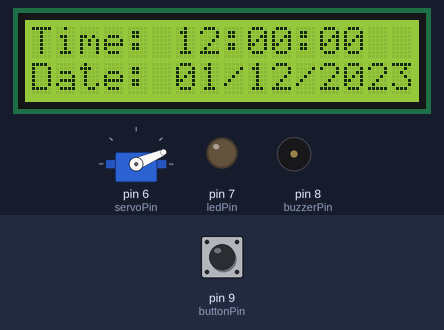
Recording of a sketch running on a simulated Arduino Uno, built with avr-gcc and run on an emulated ATmega328P. On the bench: servo, 16×2 character LCD, output pins drawn as LEDs (lit = HIGH), buzzer (waves = sounding, pin HIGH). Wiring (inferred from the names in the program): DS3231 clock at I2C address 0x68. The inputs (shaded band) are chosen by the test bench; at power-on: pin 9 (buttonPin) HIGH. The local clock reads 2024-03-15 10:24:30 at power-on unless the sketch sets it; what the sketch prints to the serial monitor is not drawn.

Above: at 1.2 s.
1.3 s: pin 9 (buttonPin) pulled LOW for 3.2 s
At 3.1 s:
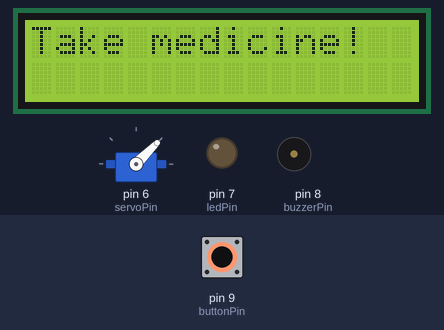
At 4.4 s:
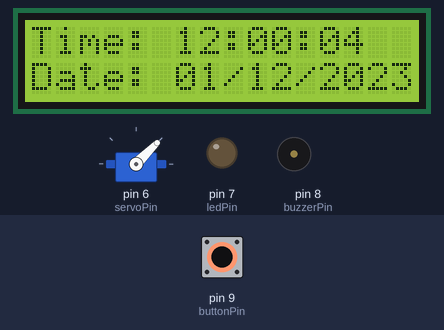
Timing chart, 0 to 5.9 s (numbered marks = the images above; inputs shaded):
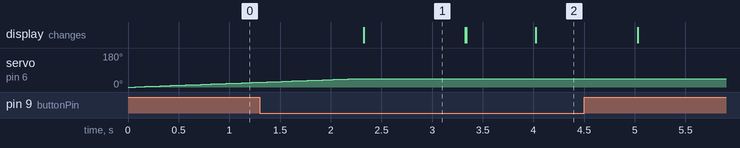

The sketch:

med_dis_copy_11223344.uno.ino
```cpp
#include <Servo.h>
#include <LiquidCrystal.h>
#include <Wire.h>

#define DS3231_I2C_ADDRESS 0x68

// Servo and LCD setup
Servo servo;  // create servo object
const int servoPin = 6;
const int buttonPin = 9;
const int ledPin = 7;
const int buzzerPin = 8;
int angle = 0;
int angleIncrement = 45;  // default 45 degrees for 4 compartments
int newAngle;
int buttonState;
int movementDelay = 50;

const int rs = 12, en = 11, d4 = 5, d5 = 4, d6 = 3, d7 = 2;
LiquidCrystal lcd(rs, en, d4, d5, d6, d7);

// Function prototypes
void setDS3231time(byte, byte, byte, byte, byte, byte, byte);
void readDS3231time(byte *, byte *, byte *, byte *, byte *, byte *, byte *);
void alertUser();
void updateLCD();
byte decToBcd(byte);
byte bcdToDec(byte);

// Time variables
byte second, minute, hour, dayOfWeek, dayOfMonth, month, year;

void setup() {
  Wire.begin();
  Serial.begin(9600);

  // Set initial time here: DS3231 seconds, minutes, hours, day, date, month, year
  setDS3231time(0, 0, 12, 2, 1, 12, 23);  // Adjust this for your initial time

  pinMode(buttonPin, INPUT_PULLUP);
  pinMode(ledPin, OUTPUT);
  pinMode(buzzerPin, OUTPUT);
  digitalWrite(ledPin, LOW);
  digitalWrite(buzzerPin, LOW);

  servo.attach(servoPin);
  servo.write(angle);  // Initialize servo position
  lcd.begin(16, 2);
}

void loop() {
  // Update time variables
  readDS3231time(&second, &minute, &hour, &dayOfWeek, &dayOfMonth, &month, &year);
  updateLCD();

  // Debugging
  Serial.print("Current Time: ");
  Serial.print(hour);
  Serial.print(":");
  Serial.print(minute);
  Serial.print(":");
  Serial.println(second);

  // Rotate servo at specific times
  if (second == 0) {  // Trigger once per minute
    newAngle = angle + angleIncrement;
    if (newAngle <= 180) {
      while (angle < newAngle) {
        angle++;
        servo.write(angle);
        delay(movementDelay);
      }
      alertUser();  // Alert the user
    } else {
      while (angle > 0) {
        angle--;
        servo.write(angle);
        delay(movementDelay);
      }
    }
  }
}

// Utility to set DS3231 time
void setDS3231time(byte second, byte minute, byte hour, byte dayOfWeek, byte dayOfMonth, byte month, byte year) {
  Wire.beginTransmission(DS3231_I2C_ADDRESS);
  Wire.write(0);  // Point to timekeeping register
  Wire.write(decToBcd(second));
  Wire.write(decToBcd(minute));
  Wire.write(decToBcd(hour));
  Wire.write(decToBcd(dayOfWeek));
  Wire.write(decToBcd(dayOfMonth));
  Wire.write(decToBcd(month));
  Wire.write(decToBcd(year));
  Wire.endTransmission();
}

// Utility to read DS3231 time
void readDS3231time(byte *second, byte *minute, byte *hour, byte *dayOfWeek, byte *dayOfMonth, byte *month, byte *year) {
  Wire.beginTransmission(DS3231_I2C_ADDRESS);
  Wire.write(0);  // Start at register 0
  Wire.endTransmission();
  Wire.requestFrom(DS3231_I2C_ADDRESS, 7);

  *second = bcdToDec(Wire.read() & 0x7F);
  *minute = bcdToDec(Wire.read());
  *hour = bcdToDec(Wire.read() & 0x3F);
  *dayOfWeek = bcdToDec(Wire.read());
  *dayOfMonth = bcdToDec(Wire.read());
  *month = bcdToDec(Wire.read());
  *year = bcdToDec(Wire.read());
}

// Alert the user and wait for button press
void alertUser() {
  lcd.clear();
  lcd.setCursor(0, 0);
  lcd.print("Take medicine!");
  digitalWrite(ledPin, HIGH);
  digitalWrite(buzzerPin, HIGH);

  // Wait for the button to be pressed
  while (digitalRead(buttonPin) == HIGH) {
    delay(10);  // Debounce
  }

  // Turn off LED and buzzer
  digitalWrite(ledPin, LOW);
  digitalWrite(buzzerPin, LOW);
  delay(1000);  // Additional debounce delay
  lcd.clear();
}

// Update the LCD with the current time and date
void updateLCD() {
  lcd.setCursor(0, 0);
  lcd.print("Time: ");
  if (hour < 10) lcd.print("0");
  lcd.print(hour);
  lcd.print(":");
  if (minute < 10) lcd.print("0");
  lcd.print(minute);
  lcd.print(":");
  if (second < 10) lcd.print("0");
  lcd.print(second);

  lcd.setCursor(0, 1);
  lcd.print("Date: ");
  if (dayOfMonth < 10) lcd.print("0");
  lcd.print(dayOfMonth);
  lcd.print("/");
  if (month < 10) lcd.print("0");
  lcd.print(month);
  lcd.print("/20");
  lcd.print(year);
}

// Helper functions for BCD conversion
byte decToBcd(byte val) {
  return ((val / 10 * 16) + (val % 10));
}

byte bcdToDec(byte val) {
  return ((val / 16 * 10) + (val % 16));
}
```

Measured:
- after the input at 1.3 s, pin 7 (ledPin), pin 8 (buzzerPin): stays LOW (without the input it goes to HIGH after 1.0 s)
- what the display in image 1 shows lasts 1.0 s, from 2.3 s to 3.3 s
